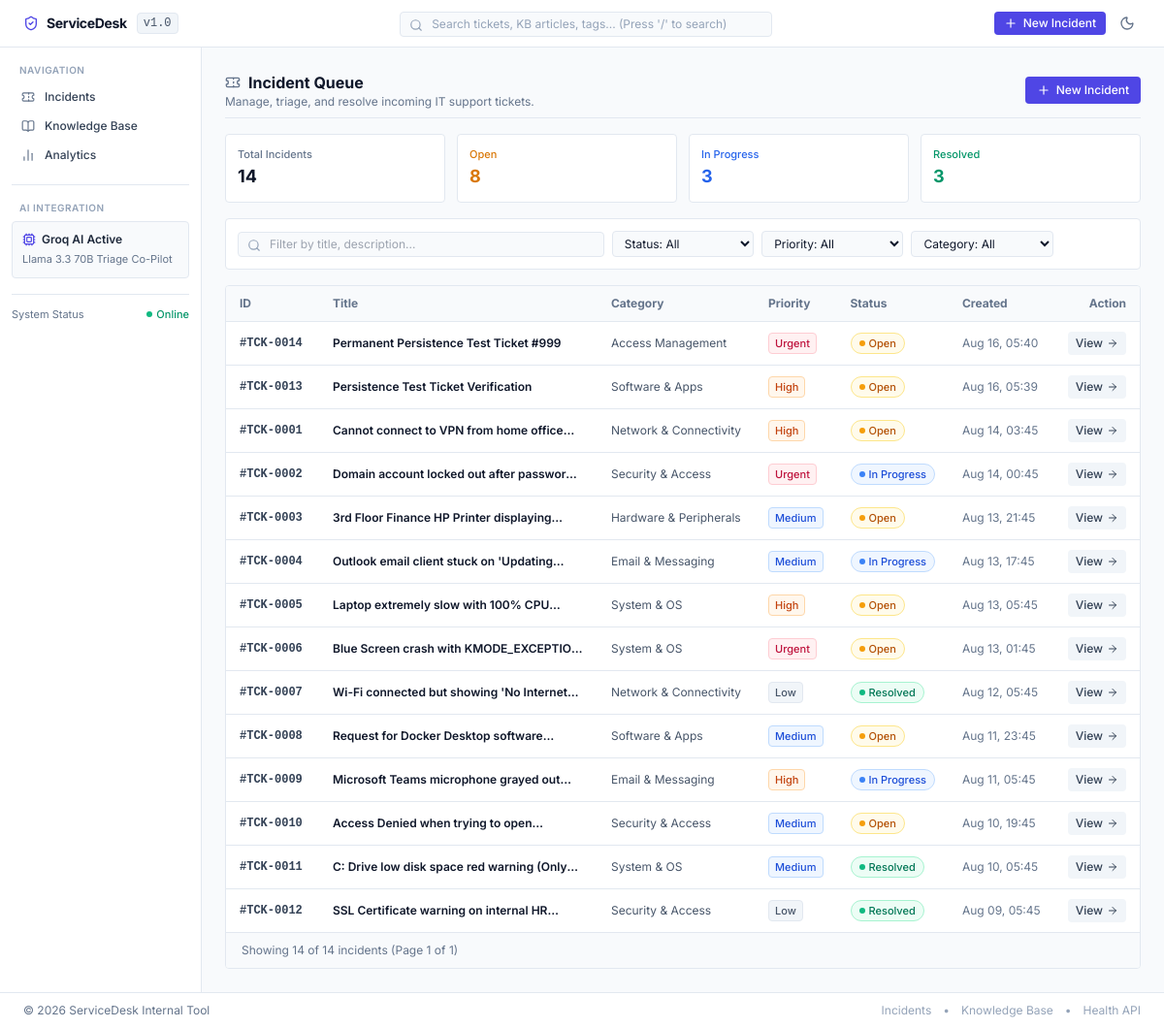
The app's page /tickets, older data.
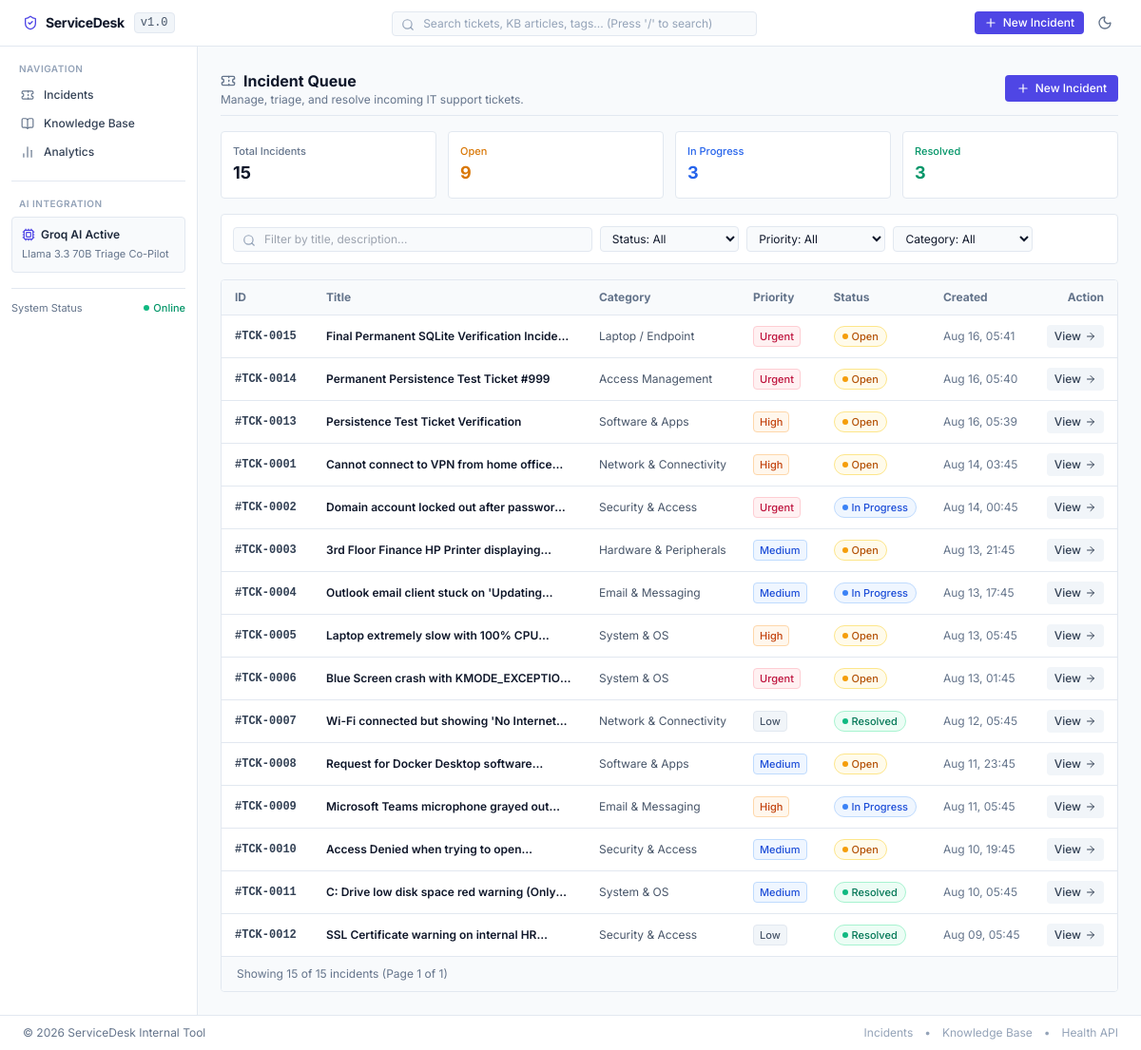
The same page, newer data.
### app/models.py (models this page shows)
class Ticket(Base):
    __tablename__ = "tickets"
    id = Column(Integer, primary_key=True, index=True, autoincrement=True)
    title = Column(String(255), nullable=False)
    description = Column(Text, nullable=False)
    status = Column(String(50), nullable=False, default="Open")  # Open, In Progress, Pending, Resolved, Closed
    priority = Column(String(50), nullable=False, default="Medium")  # Low, Medium, High, Urgent
    category = Column(String(100), nullable=False, default="General IT")
    ai_summary = Column(Text, nullable=True)
    suggested_resolution = Column(Text, nullable=True)
    final_resolution = Column(Text, nullable=True)
    created_at = Column(DateTime(timezone=True), default=utc_now)
    updated_at = Column(DateTime(timezone=True), default=utc_now, onupdate=utc_now)
    activities = relationship("TicketActivity", back_populates="ticket", cascade="all, delete-orphan", order_by="TicketActivity.created_at.desc()")

### app/routers/tickets.py (the view)
@router.get("/tickets", response_class=HTMLResponse)
async def list_tickets(
    request: Request,
    q: Optional[str] = Query(None),
    status_filter: Optional[str] = Query(None, alias="status"),
    priority_filter: Optional[str] = Query(None, alias="priority"),
    category_filter: Optional[str] = Query(None, alias="category"),
    page: int = Query(1, ge=1),
    page_size: int = Query(20, ge=1, le=100),
    created: Optional[bool] = False,
    deleted: Optional[bool] = False,
    db: Session = Depends(get_db)
):
    skip = (page - 1) * page_size
    tickets, total_count = TicketService.get_all_tickets(
        db=db,
        query=q,
        status=status_filter,
        priority=priority_filter,
        category=category_filter,
        skip=skip,
        limit=page_size
    )
    categories = TicketService.get_categories(db)
    counts = TicketService.get_ticket_counts(db)
    total_pages = max(1, (total_count + page_size - 1) // page_size)
    return templates.TemplateResponse(
        request=request,
        name="tickets/list.html",
        context={
            "app_name": settings.APP_NAME,
            "tickets": tickets,
            "counts": counts,
            "categories": categories,
            "statuses": VALID_STATUSES,
            "priorities": VALID_PRIORITIES,
            "search_query": q or "",
            "selected_status": status_filter or "All",
            "selected_priority": priority_filter or "All",
            "selected_category": category_filter or "All",
            "page": page,
            "total_pages": total_pages,
            "total_count": total_count,
            "created_success": created,
            "deleted_success": deleted
        }
    )

### app/templates/tickets/list.html (shortened to what the changed rows need)
{% extends "base.html" %}
{% block content %}
<div class="space-y-4">
    <div class="flex items-center justify-between gap-4 pb-2 border-b border-slate-200 dark:border-slate-800">
        <div>
            <h1 class="text-base font-bold text-slate-900 dark:text-white flex items-center gap-2">
                <i data-lucide="ticket" class="w-4 h-4 text-slate-500"></i>
                <span>Incident Queue</span>
            </h1>
        </div>
    </div>
    <div class="grid grid-cols-2 sm:grid-cols-4 gap-3">
        <a href="/tickets" class="p-3 rounded border border-slate-200 dark:border-slate-800 bg-white dark:bg-slate-900 shadow-xs hover:border-slate-300 transition">
            <span class="text-[11px] font-medium text-slate-500 block">Total Incidents</span>
            <span class="text-lg font-bold text-slate-900 dark:text-white">{{ counts.total }}</span>
        </a>
        <a href="/tickets?status=Open" class="p-3 rounded border border-slate-200 dark:border-slate-800 bg-white dark:bg-slate-900 shadow-xs hover:border-slate-300 transition">
            <span class="text-[11px] font-medium text-amber-600 dark:text-amber-400 block">Open</span>
            <span class="text-lg font-bold text-amber-600 dark:text-amber-400">{{ counts.open }}</span>
        </a>
    </div>
    {% if tickets %}
        <div class="rounded border border-slate-200 dark:border-slate-800 bg-white dark:bg-slate-900 shadow-xs overflow-hidden">
            <div class="overflow-x-auto">
                <table class="w-full text-left text-xs">
                    <thead class="bg-slate-50 dark:bg-slate-800/60 border-b border-slate-200 dark:border-slate-800 text-slate-500 font-semibold">
                        <tr>
                            <th class="py-2.5 px-3.5 w-24">ID</th>
                            <th class="py-2.5 px-3.5">Title</th>
                            <th class="py-2.5 px-3.5">Category</th>
                            <th class="py-2.5 px-3.5">Priority</th>
                            <th class="py-2.5 px-3.5">Status</th>
                            <th class="py-2.5 px-3.5">Created</th>
                            <th class="py-2.5 px-3.5 text-right">Action</th>
                        </tr>
                    </thead>
                    <tbody class="divide-y divide-slate-200 dark:divide-slate-800">
                        {% for ticket in tickets %}
                            <tr class="table-row-hover transition-colors">
                                <td class="py-2.5 px-3.5 font-mono font-semibold text-slate-700 dark:text-slate-300">
                                    <a href="/tickets/{{ ticket.id }}" class="hover:text-indigo-600">
                                        #TCK-{{ "%04d" % ticket.id }}
                                    </a>
                                </td>
                                <td class="py-2.5 px-3.5">
                                    <a href="/tickets/{{ ticket.id }}" class="font-semibold text-slate-900 dark:text-white hover:text-indigo-600 dark:hover:text-indigo-400 line-clamp-1">
                                        {{ ticket.title }}
                                    </a>
                                </td>
                                <td class="py-2.5 px-3.5 text-slate-600 dark:text-slate-400 whitespace-nowrap">
                                    {{ ticket.category }}
                                </td>
                                <td class="py-2.5 px-3.5 whitespace-nowrap">
                                    {% if ticket.priority == 'Urgent' or ticket.priority == 'Critical' %}
                                        <span class="inline-flex items-center px-1.5 py-0.5 rounded text-[11px] font-medium bg-rose-50 text-rose-700 border border-rose-200 dark:bg-rose-950/40 dark:text-rose-300 dark:border-rose-800">
                                            Urgent
                                        </span>
                                    {% elif ticket.priority == 'High' %}
                                        <span class="inline-flex items-center px-1.5 py-0.5 rounded text-[11px] font-medium bg-orange-50 text-orange-700 border border-orange-200 dark:bg-orange-950/40 dark:text-orange-300 dark:border-orange-800">
                                            High
                                        </span>
                                    {% elif ticket.priority == 'Medium' %}
                                        <span class="inline-flex items-center px-1.5 py-0.5 rounded text-[11px] font-medium bg-blue-50 text-blue-700 border border-blue-200 dark:bg-blue-950/40 dark:text-blue-300 dark:border-blue-800">
                                            Medium
                                        </span>
                                    {% else %}
                                        <span class="inline-flex items-center px-1.5 py-0.5 rounded text-[11px] font-medium bg-slate-100 text-slate-600 border border-slate-200 dark:bg-slate-800 dark:text-slate-400 dark:border-slate-700">
                                            Low
                                        </span>
                                    {% endif %}
                                </td>
                                <td class="py-2.5 px-3.5 whitespace-nowrap">
                                    {% if ticket.status == 'Open' %}
                                        <span class="inline-flex items-center gap-1 px-2 py-0.5 rounded-full text-[11px] font-medium bg-amber-50 text-amber-700 border border-amber-200 dark:bg-amber-950/40 dark:text-amber-300 dark:border-amber-800">
                                            <span class="h-1.5 w-1.5 rounded-full bg-amber-500"></span> Open
                                        </span>
                                    {% elif ticket.status == 'In Progress' %}
                                        <span class="inline-flex items-center gap-1 px-2 py-0.5 rounded-full text-[11px] font-medium bg-blue-50 text-blue-700 border border-blue-200 dark:bg-blue-950/40 dark:text-blue-300 dark:border-blue-800">
                                            <span class="h-1.5 w-1.5 rounded-full bg-blue-500"></span> In Progress
                                        </span>
                                    {% elif ticket.status == 'Resolved' %}
                                        <span class="inline-flex items-center gap-1 px-2 py-0.5 rounded-full text-[11px] font-medium bg-emerald-50 text-emerald-700 border border-emerald-200 dark:bg-emerald-950/40 dark:text-emerald-300 dark:border-emerald-800">
                                            <span class="h-1.5 w-1.5 rounded-full bg-emerald-500"></span> Resolved
                                        </span>
                                    {% else %}
                                        <span class="inline-flex items-center gap-1 px-2 py-0.5 rounded-full text-[11px] font-medium bg-slate-100 text-slate-600 border border-slate-200 dark:bg-slate-800 dark:text-slate-400 dark:border-slate-700">
                                            Closed
                                        </span>
                                    {% endif %}
                                </td>
                                <td class="py-2.5 px-3.5 text-slate-500 whitespace-nowrap">
                                    {{ ticket.created_at.strftime('%b %d, %H:%M') }}
                                </td>
                                <td class="py-2.5 px-3.5 text-right whitespace-nowrap">
                                    <a href="/tickets/{{ ticket.id }}" class="inline-flex items-center gap-1 px-2 py-1 rounded bg-slate-100 dark:bg-slate-800 hover:bg-slate-200 dark:hover:bg-slate-700 text-slate-700 dark:text-slate-300 text-xs font-medium transition">
                                        <span>View</span>
                                        <i data-lucide="arrow-right" class="w-3 h-3"></i>
                                    </a>
                                </td>
                            </tr>
                        {% endfor %}
                    </tbody>
                </table>
            </div>
            <div class="px-4 py-2.5 bg-slate-50 dark:bg-slate-800/50 border-t border-slate-200 dark:border-slate-800 flex items-center justify-between text-xs text-slate-500">
                <div>
                    Showing {{ tickets|length }} of {{ total_count }} incidents (Page {{ page }} of {{ total_pages }})
                </div>
            </div>
        </div>
    {% endif %}
</div>
{% endblock %}

Row changes from the older to the newer data that the page shows:
added Ticket: id "0015", title "Final Permanent SQLite Verification…", category "Laptop / Endpoint", priority "Urgent", status "Open" (drawn), created_at "Aug 16, 05:41"
Text that changed along with them:
{{ counts.total }}: "14" → "15"
{{ counts.open }}: "8" → "9"
{{ tickets|length }}: "14" → "15"
{{ total_count }}: "14" → "15"
